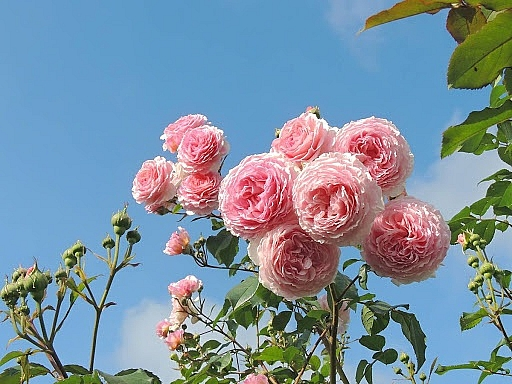
#> input picture img/img (1).jpg, 512 x 384 px
$ jupyter execute buoi4bai1.ipynb
#> lines starting #> are read from the running program, lines starting #| are printed output that depends on the picture
[cell 1]
from PIL import Image
import matplotlib.pyplot as plt
import os
import numpy as np

[cell 2]
my_path = os.getcwd() + "/img/img (1).jpg"
im = Image.open(my_path)
#> im is the input picture: PIL image 512x384 RGB; mean R, G, B 123.2, 144.5, 160.6

[cell 3]
img_gray = im.convert('L')
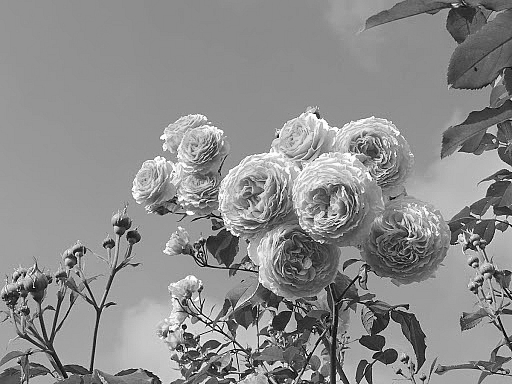
#> img_gray: PIL image 512x384 L; min 0, max 255, mean 140
plt.imshow(img_gray, cmap='gray')
plt.imshow(img_gray)
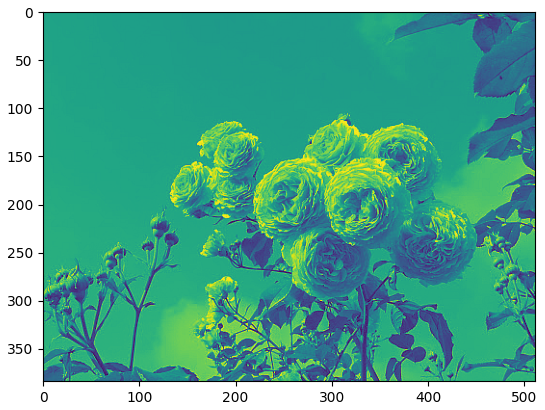
#> figure drawn by matplotlib, 1 panel

[cell 4]
im_array = np.array(img_gray)
print(im_array)
#> (printed output is left out)

[cell 5]
plt.figure()
plt.hist(im_array.flatten(),bins=128)
plt.title("Biểu đồ histogram của ảnh")
plt.xlabel("Giá trị của pixel")
plt.ylabel("Số lượng")
plt.show()
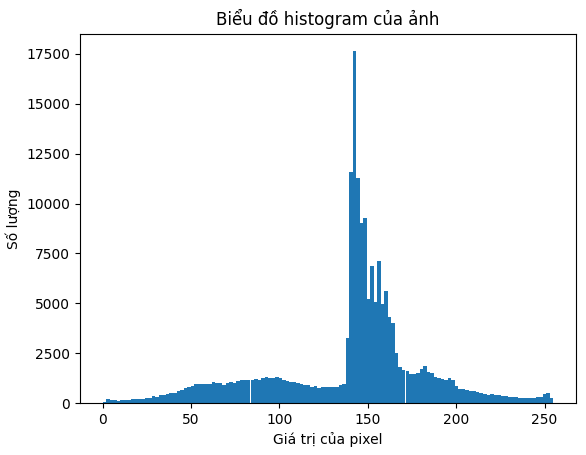
#> figure drawn by matplotlib, 1 panel; tallest bar 17633 high, from x = 141.4 to 143.4

[cell 6]
#làm nổi bật đường biên
plt.figure()
plt.gray()
plt.contour(img_gray,origin="image")
plt.show()
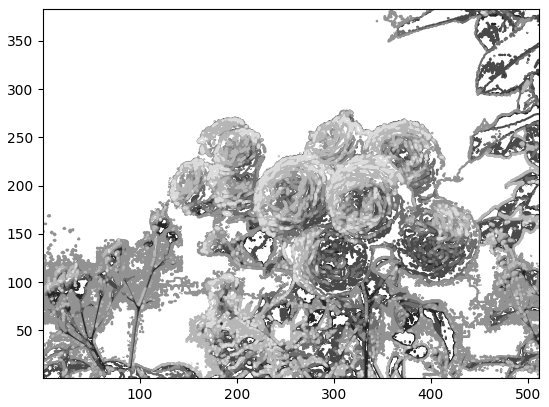
#> figure drawn by matplotlib, 1 panel

[cell 7]
im1 = Image.open(os.getcwd() + "/img/img (4).jpg").convert("L")
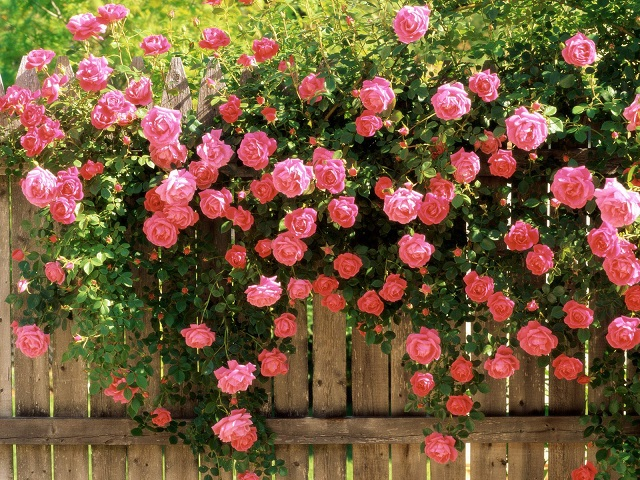
#> input picture img/img (4).jpg, 640 x 480 px
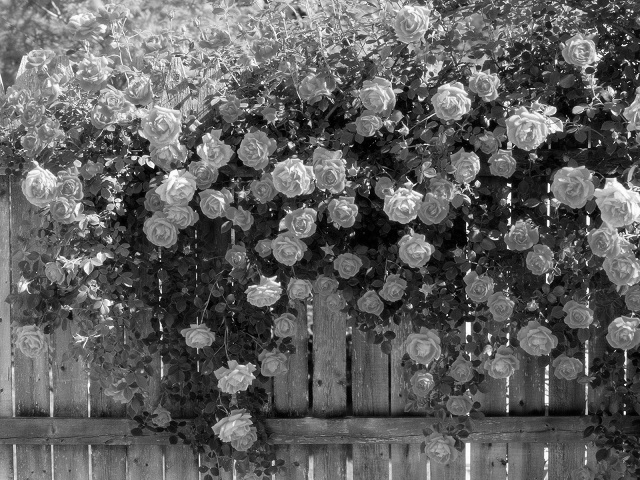
#> im1: PIL image 640x480 L; min 0, max 255, mean 95.2
plt.imshow(im1)
#tạo 1 hình vẽ mới
plt.figure()

#đặt màu sắc là màu xám
plt.gray()

#vẽ biểu đồ đường biên (contour) của ảnh
plt.contour(im1,origin="image")

#đảm bảo tỷ lệ trục x và trục y trên biểu đồ là bằng nhau
plt.axis("equal")


im1_array = np.array(im1)
plt.figure()
plt.hist(im1_array.flatten(),bins=128)
plt.title("Biểu đồ histogram của ảnh")
plt.xlabel("Giá trị của pixel")
plt.ylabel("Số lượng")
plt.show()
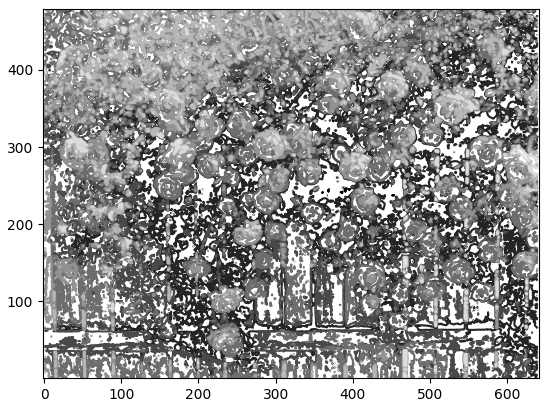
#> figure drawn by matplotlib, 1 panel
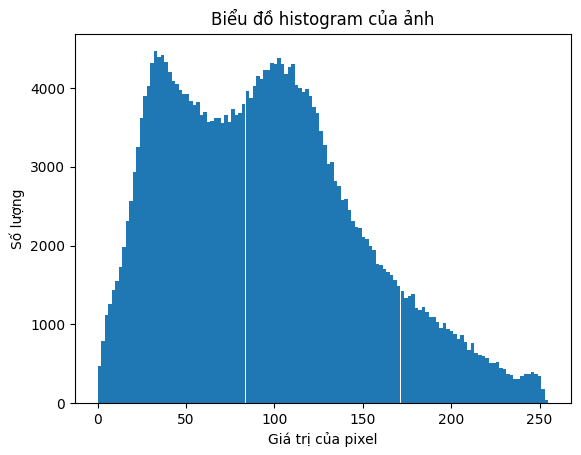
#> figure drawn by matplotlib, 1 panel; tallest bar 4469 high, from x = 31.88 to 33.87
